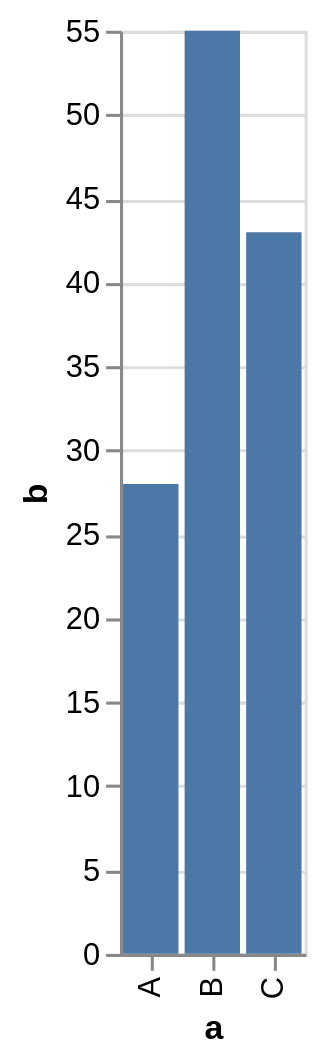

The specification (Vega-Lite) saved for this image:
### Vega-Lite specification from a JSON file in a GitHub repository (floating-point values rounded to 4 significant figures)
{"data": {"values": [{"a": "A", "b": 28}, {"a": "B", "b": 55}, {"a": "C", "b": 43}]}, "params": [{"name": "p", "select": "point"}], "mark": "bar", "encoding": {"x": {"field": "a", "type": "nominal"}, "y": {"field": "b", "type": "quantitative"}}}
